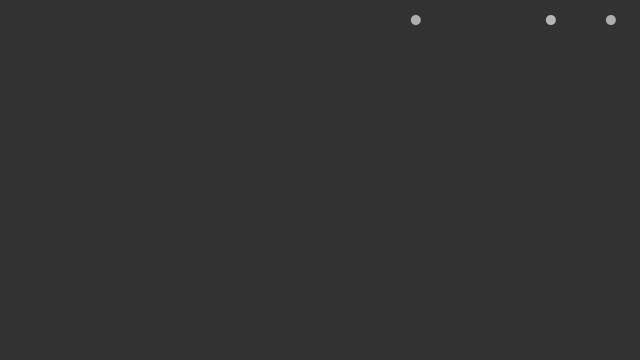
Frame 1 (no input)
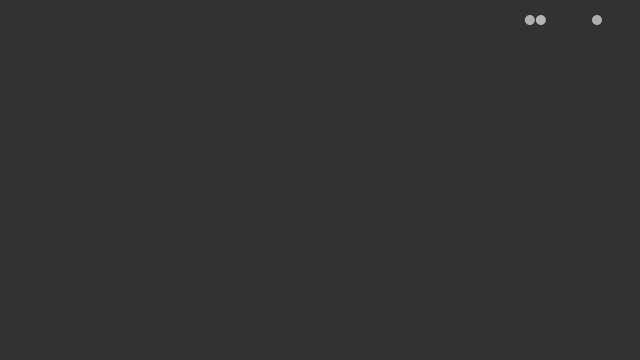
Frame 60 (the mouse pressed at the canvas centre just before this capture)
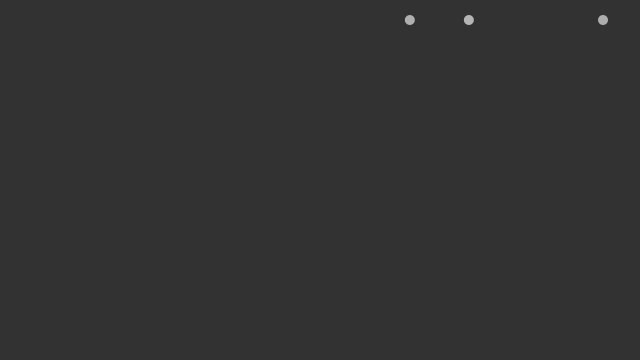
Frame 120 (the mouse held since frame 60 and released just before this capture)

The Processing sketch that drew these frames (run headless with seeded random() and noise(); from frame 60 on, the mouse is pressed at the canvas centre):

// Processing sketch: simulation_02_2collision01
// ── simulation_02_2collision01.pde
/*
physics simulation

n-particle collide at x-axis using object

created 2016.09.23.
by Wool(wool@wool.pe.kr)

ref : https://www.processing.org/examples/circlecollision.html
      https://www.processing.org/tutorials/objects/
      https://www.processing.org/examples/bouncybubbles.html
*/

int numBalls = 3;

Ball[] balls = new Ball[numBalls];


void setup() 
{
  size(640, 360);
  
  for(int i = 0; i < numBalls; i++) {
    balls[i] = new Ball(random(width),20,2,0,random(150,250), i);
  }
}

void draw() 
{
  background(50);
  
  for(Ball ball : balls) {
    ball.checkCollide();
    ball.checkBoundary();
    ball.update();
    ball.display();
  }
}

class Ball {
  PVector position;
  PVector velocity;
  
  float r;
  float mass;
  int id;
  float ballColor;
  
  Ball(float x, float y, float vx, float vy, float ballColorin, int idin) {
    position = new PVector(x, y);
    velocity = new PVector(vx, vy);
    r = 5;
    ballColor = ballColorin;
    id = idin;
  }
  
  
  
  void update(){
    balls[id].position.add(velocity);
  }
  
  void checkCollide() {
    for(int i = id+1; i < numBalls; i++) {
      float temp_dist;
      
      temp_dist = PVector.dist(balls[id].position, balls[i].position);
      
      if(temp_dist < (balls[id].r + balls[i].r) ) {
        balls[id].velocity.mult(-1);
        balls[i].velocity.mult(-1);
      }   
    }
  }
  
  void checkBoundary() {
    if(balls[id].position.x > width - balls[id].r) {
      balls[id].position.x = width - balls[id].r;
      balls[id].velocity.x *= -1;
    }
    else if(balls[id].position.x < balls[id].r) {
      balls[id].position.x = r;
      balls[id].velocity.x *= -1;
    }
    if(balls[id].position.y > height - balls[id].r) {
      balls[id].position.y = height - balls[id].r;
      balls[id].velocity.y *= -1;
    }
    else if(balls[id].position.y < balls[id].r) {
      balls[id].position.y = balls[id].r;
      balls[id].velocity.y *= -1;
    }
  }
  
  void display() {
    noStroke();
    fill(balls[id].ballColor);
    ellipse(balls[id].position.x, balls[id].position.y, balls[id].r*2, balls[id].r*2);
  }
}
